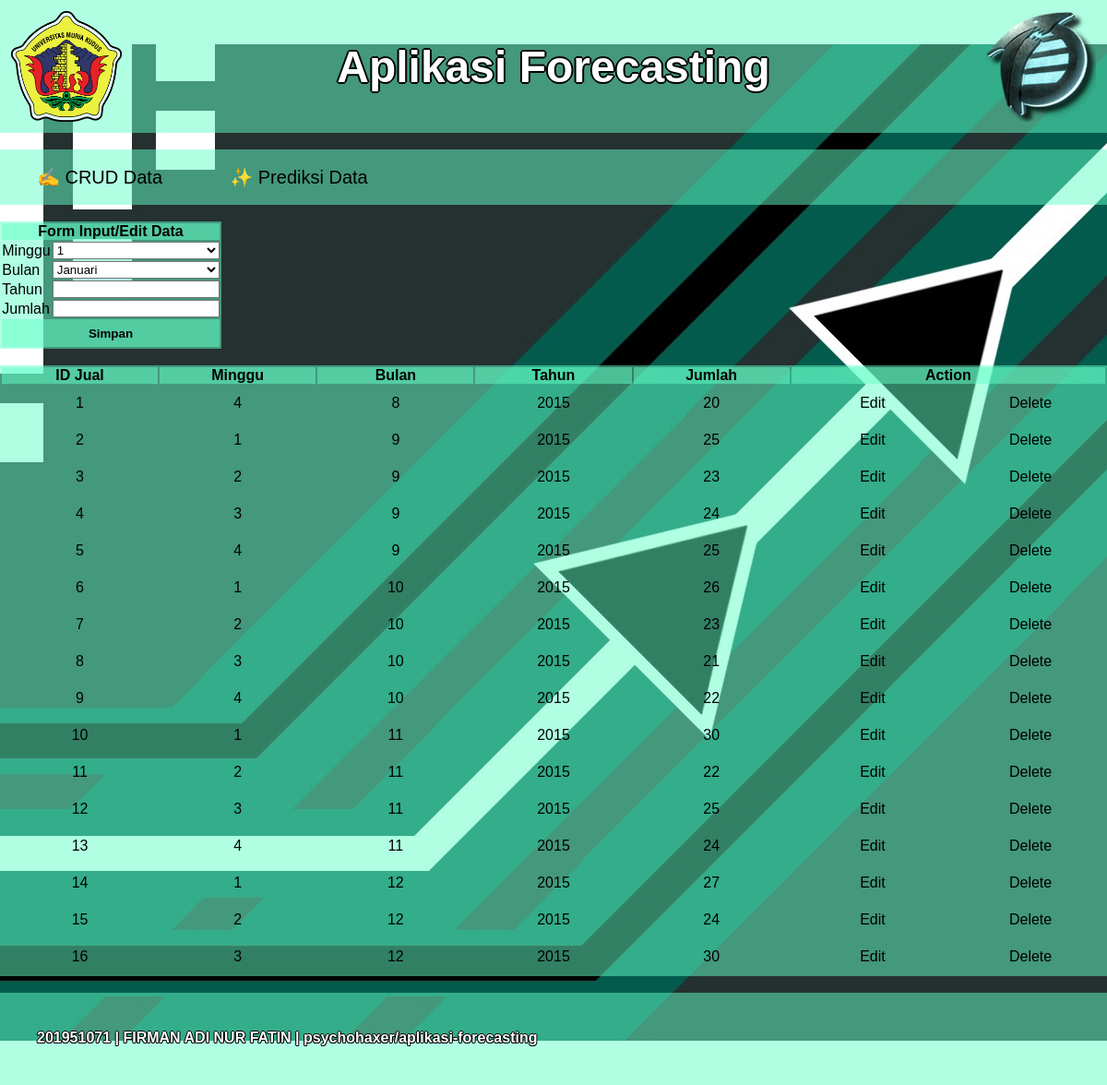
Screenshot of /lihat.php with the database file from the repository.
### tables this page shows
CREATE TABLE `penjualan` (
  `id_jual` int(11) NOT NULL,
  `minggu` char(1) NOT NULL,
  `bulan` char(2) NOT NULL,
  `tahun` char(4) NOT NULL,
  `jumlah` int(6) NOT NULL
);

### operation/backend_lihat.php (called while the page is built, shortened)
<?php
    $penjualan = new Penjualan('','','','','');
    $minggu = [
        '1' => '',
        '2' => '',
        '3' => '',
        '4' => '',
    ];
    $bulan = [
        '1' => '',
        '2' => '',
        '3' => '',
        '4' => '',
        '5' => '',
        '6' => '',
        '7' => '',
        '8' => '',
        '9' => '',
        '10' => '',
        '11' => '',
        '12' => '',
    ];
?>

### operation/penjualan.php (called while the page is built, shortened)
<?php
    include_once 'connect.php';
    class Penjualan{
        function __construct($id_jual, $minggu, $bulan, $tahun, $jumlah){
            $database = new Database();
            $this->id_jual = $id_jual;
            $this->minggu = $minggu;
            $this->bulan = $bulan;
            $this->tahun = $tahun;
            $this->jumlah = $jumlah;
        }
        public static function readAllData(){
            $arrayPenjualan = array();
            $query = "SELECT * FROM penjualan";
            $database = new Database();
            $connection = $database->connect();
            $result = $connection->query($query) or die($connection->error);
            while ($row=$result->fetch_assoc()){
                $penjualan = new Penjualan(
                    $row['id_jual'],
                    $row['minggu'],
                    $row['bulan'],
                    $row['tahun'],
                    $row['jumlah']
                );
                $arrayPenjualan[$penjualan->id_jual] = $penjualan;
            }
            return $arrayPenjualan;
        }
    }
?>

### operation/connect.php (called while the page is built, shortened)
<?php
	class Database{
		private $host="localhost";
		private $user="root";
		private $pass="";
		private $db="forecasting";
		public function connect(){
			$this->conn = mysqli_connect($this->host,$this->user,$this->pass,$this->db);
			return $this->conn;
		}
	}
?>

### lihat.php (the view, shortened to what this page needs)
<?php
    include_once 'operation/penjualan.php';
    include_once 'operation/backend_lihat.php'
?>
<html>
    <head>
        <link rel="stylesheet" type="text/css" href="css/screen.css">
        <link rel="stylesheet" type="text/css" href="css/object.css">
        <link rel="stylesheet" type="text/css" href="css/style.css">
    </head>
    <body>
        <?php include 'header.php' ?>
        <div id="inputcont">
            <table id="inputdata">
                <th id="judul" colspan="2"> Form Input/Edit Data </th>
                <tr width="100%">
                    <td align="left"> Minggu </td>
                    <td> <select id="dropdown" name="minggu" form="input" method="POST">
                        <option value="1" <?php echo $minggu['1'] ?> > 1 </option>
                    </select> </td>
                </tr>
                <tr width="100%">
                    <td align="left"> Bulan </td>
                    <td> <select id="dropdown" name="bulan" form="input" method="POST">
                        <option value="1" <?php echo $bulan['1'] ?>> Januari </option>
                    </select> </td>
                </tr width="100%">
                <tr>
                    <form action="" method="POST" enctype="multipart/form-data" id="input">
                    <td align="left"> Tahun </td> <td> <input type="year" name="tahun" width="80%" value="<?php echo $penjualan->tahun ?>"/> </td>
                    </form>
                </tr>
                <tr width="100%">
                    <form action="" method="POST" enctype="multipart/form-data" id="input">
                    <td align="left"> Jumlah </td> <td> <input type="text" name="jumlah" width="80%" value="<?php echo $penjualan->jumlah ?>" form="input"/> </td>
                    </form>
                </tr>
                <tr width="100%">
                    <form action="" method="POST" enctype="multipart/form-data" id="input">
                    <td colspan="2" width="100%"> <button type="submit" name="submit" id="submit" form="input"> Simpan </button> </td>
                    </form>
                </tr>
            </table>
        </div>
        <br>
        <div id="datacontainer">
            <table id="data">
                <tr>
                    <th id="judul"> ID Jual </th>
                    <th id="judul"> Minggu </th>
                    <th id="judul"> Bulan </th>
                    <th id="judul"> Tahun </th>
                    <th id="judul"> Jumlah </th>
                    <th colspan="2" id="judul"> Action </th>
                </tr>
                <?php
                    $arrayData = Penjualan::readAllData();
                    foreach ($arrayData as $data){
                ?>
                <tr id="center">
                    <td id="center"><aaa><?php echo $data->id_jual;?></aaa></td>
                    <td id="center"><aaa><?php echo $data->minggu;?></aaa></td>
                    <td id="center"><aaa><?php echo $data->bulan;?></aaa></td>
                    <td id="center"><aaa><?php echo $data->tahun;?></aaa></td>
                    <td id="center"><aaa><?php echo $data->jumlah;?></aaa></td>
                    <td id="center">
                        <a href="lihat.php?id_jual=<?php echo $data->id_jual; ?>&state=edit" id="actK">Edit</a>
                    </td>
                    <td id="center">
                        <a href="lihat.php?id_jual=<?php echo $data->id_jual; ?>&state=delete" id="actK">Delete</a>
                    </td>
                </tr>
                <?php
                    }
                ?>
            </table>
        </div>
        <br>
        <?php include 'footer.php' ?>
    </body>
</html>

### header.php
<table border="0px" width="100%" id="kop">
    <tr id=kop>
        <td width="10%"><img src="img/Logo1.png" height="120px" width="120px" border="10px" id="kop"> </td>
        <td width="80%" id="judul"> <h1 id="judul"><center> Aplikasi Forecasting </center></h1> </td>
        <td width="10%"><img src="img/Logo2.png" height="120px" width="120px" border="10px" id="kop"> </td>
    </tr>
</table>
<br>
<nav id="header">
    <ul id="navbar">
        <a href="lihat.php"> <li>✍ CRUD Data </li> </a>
        <a href="perkiraan.php"> <li>✨ Prediksi Data </li> </a>
    </ul>
</nav>
<br>

### footer.php
<div id="about"><h4> 201951071 | FIRMAN ADI NUR FATIN | <a id="repo" href="https://github.com/psychohaxer/aplikasi-forecasting">psychohaxer/aplikasi-forecasting</a></h4></div>

### css/screen.css (style rules this page uses)
img#kop { color: transparent; }
table#kop { background-color: rgba(100, 255, 200, 0.5); }

### css/object.css (style rules this page uses)
h1#judul { text-align: justify; font-family: Arial, Helvetica, sans-serif; font-size: 3em; color: rgb(255, 255, 255); border: 1px; text-shadow: 2px 0 0 #000, -2px 0 0 #000, 0 2px 0 #000, 0 -2px 0 #000, 1px 1px #000, -1px -1px 0 #000, 1px -1px 0 #000, -1px 1px 0 #000; }
#inputcont { width: 20%; text-align: left; }
select { width: 100%; }
button#submit { width: 100%; background-color: rgba(100, 255, 200, 0.5); border: none; color: black; width: 100%; height: 30px; font-weight: bold; text-align: center; text-decoration: none; display: inline-block; }
#datacontainer { width: 100%; text-align: center; }
table#data { background-color: rgba(100, 255, 200, 0.5); width: 100%; margin-left: auto; margin-right: auto; color: black; table-layout : fixed; }
table#inputdata { background-color: rgba(100, 255, 200, 0.5); width: 20px; margin-left: auto; margin-right: auto; color: black; }
aaa { color: black; opacity: 1; }
th#judul { background-color: rgba(100, 255, 200, 0.5); }
td#center { color: black; text-align: center; }
a#actK:link, a#act:visited { color: black; padding: 10px 10px; margin: 0px 0px; text-align: center; text-decoration: none; display: inline-block; width: 92.5%; }
#about { background-color: rgba(100, 255, 200, 0.5); width: auto; height: 20px; opacity: 1.0; display: block; margin: 0 auto; padding: 40px 40px; color: white; text-shadow: 1px 0 0 #000, -1px 0 0 #000, 0 1px 0 #000, 0 -1px 0 #000, 0.5px 0.5px #000, -0.5px -0.5px 0 #000, 0.5px -0.5px 0 #000, -0.5px 0.5px 0 #000; text-decoration: none; }
a#repo:link, a#repo:active, a#repo:visited { text-decoration: none; color: white; }

### css/style.css (style rules this page uses)
* { margin: 0; padding: 0; font-family: Arial, Helvetica, sans-serif; }
#header { width: 100%;height: 60px; }
nav { text-align: center; text-decoration: none; width: 100%; height: 60px; border: 0px solid; border-color: silver; line-height: 60px; background: rgba(100, 255, 200, 0.5); opacity: 1.0; font-size: 20px; }
nav ul li { width: 18%; height: 60px; border: 0px solid; float: left; list-style: none; text-decoration: none; color:black; }

### lihat.php (style rules this page uses)
body { background-image:url("img/haihead.jpg"); background-repeat:no-repeat; background-position:center; background-attachment:fixed; }

### rows the page displays
penjualan: id_jual "1", minggu "4", bulan "8", tahun "2015", jumlah "20"
penjualan: id_jual "2", minggu "1", bulan "9", tahun "2015", jumlah "25"
penjualan: id_jual "3", minggu "2", bulan "9", tahun "2015", jumlah "23"
penjualan: id_jual "4", minggu "3", bulan "9", tahun "2015", jumlah "24"
penjualan: id_jual "5", minggu "4", bulan "9", tahun "2015", jumlah "25"
penjualan: id_jual "6", minggu "1", bulan "10", tahun "2015", jumlah "26"
penjualan: id_jual "7", minggu "2", bulan "10", tahun "2015", jumlah "23"
penjualan: id_jual "8", minggu "3", bulan "10", tahun "2015", jumlah "21"
penjualan: id_jual "9", minggu "4", bulan "10", tahun "2015", jumlah "22"
penjualan: id_jual "10", minggu "1", bulan "11", tahun "2015", jumlah "30"
penjualan: id_jual "11", minggu "2", bulan "11", tahun "2015", jumlah "22"
penjualan: id_jual "12", minggu "3", bulan "11", tahun "2015", jumlah "25"
penjualan: id_jual "13", minggu "4", bulan "11", tahun "2015", jumlah "24"
penjualan: id_jual "14", minggu "1", bulan "12", tahun "2015", jumlah "27"
penjualan: id_jual "15", minggu "2", bulan "12", tahun "2015", jumlah "24"
penjualan: id_jual "16", minggu "3", bulan "12", tahun "2015", jumlah "30"
